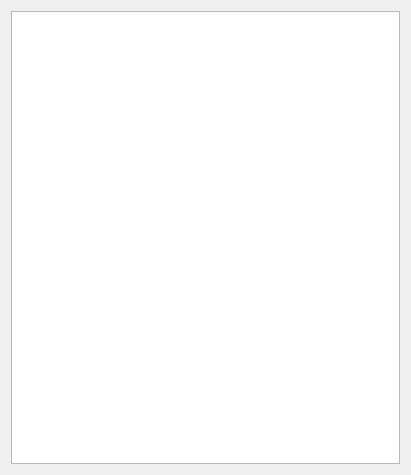
<?xml version="1.0" encoding="UTF-8"?>
<ui version="4.0">
 <class>FormLayer</class>
 <widget class="QDialog" name="FormLayer">
  <property name="geometry">
   <rect>
    <x>0</x>
    <y>0</y>
    <width>411</width>
    <height>475</height>
   </rect>
  </property>
  <property name="windowTitle">
   <string>Dialog</string>
  </property>
  <layout class="QVBoxLayout" name="verticalLayout">
   <item>
    <layout class="QGridLayout" name="gridLayout">
     <item row="0" column="0">
      <widget class="QTableWidget" name="tableWidget">
       <property name="editTriggers">
        <set>QAbstractItemView::NoEditTriggers</set>
       </property>
       <property name="alternatingRowColors">
        <bool>true</bool>
       </property>
       <property name="textElideMode">
        <enum>Qt::ElideMiddle</enum>
       </property>
       <attribute name="verticalHeaderVisible">
        <bool>false</bool>
       </attribute>
      </widget>
     </item>
    </layout>
   </item>
  </layout>
 </widget>
 <resources/>
 <connections/>
</ui>
